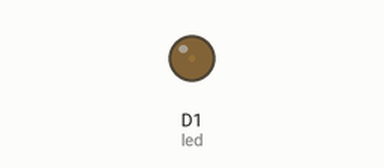
Simulated run of this sketch. Board: ESP8266 (NodeMCU). Parts: output pins drawn as LEDs (lit = HIGH).

Above: at 0.05 s.
At 1.15 s:
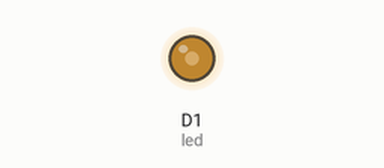
At 2.3 s:
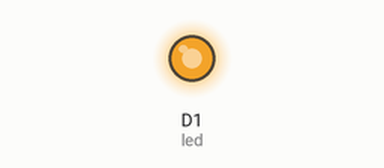
At 4.6 s:
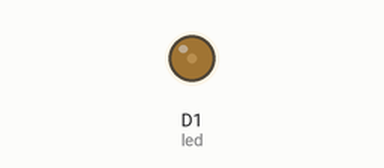
Timing chart, 0 to 6.7 s (numbered marks = the images above):
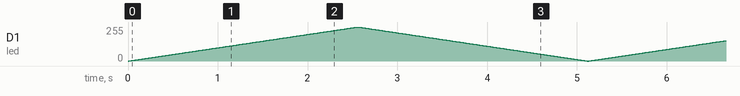

The sketch:

PWM.ino
```cpp
const int led = D1;


void setup() {

  pinMode(D1, OUTPUT);

  analogWriteFreq(500); //Set PWM frequency 500, default is 1000
  analogWriteRange(255);  //Set range 0~255, default is 0~1023
}

// the loop function runs over and over again forever
void loop() {

  int i;

  for(i=0; i<=255; i++){
    analogWrite(led, i);
    delay(10);
  }
  //analogWrite(led, 0);


  for(i=255; i>=0; i--){

    analogWrite(led, i);

    delay(10);
  }

}
```
